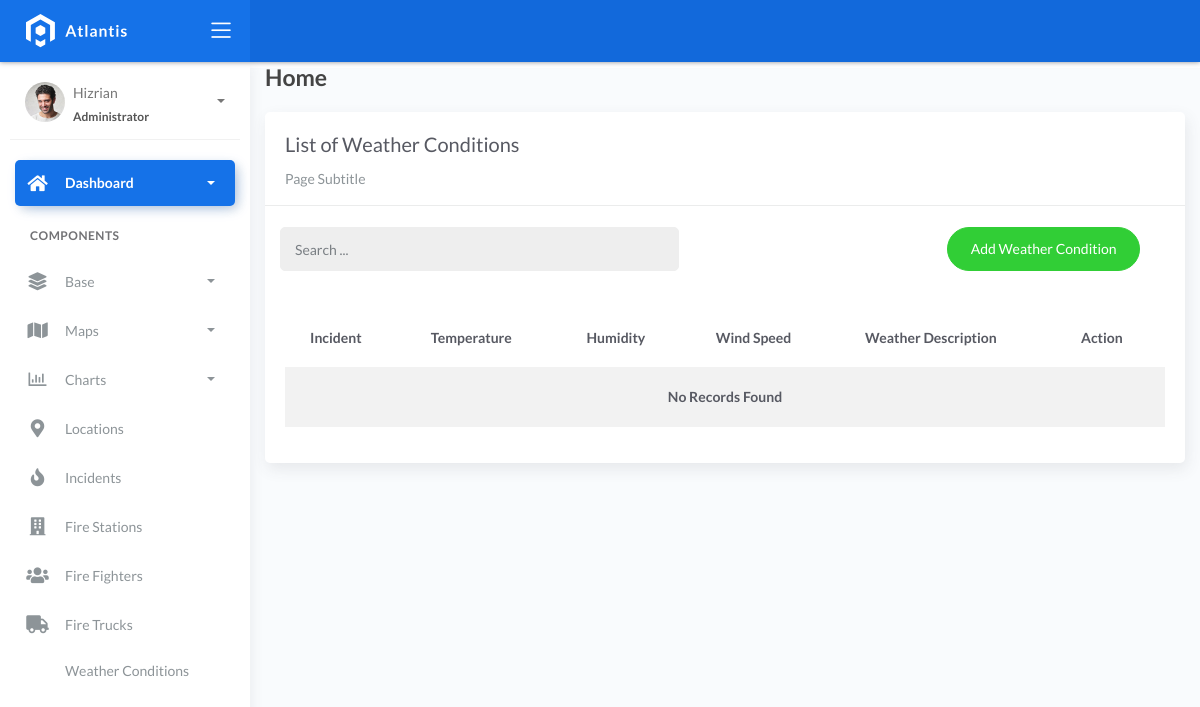
/weathercon/, run on an earlier commit of the app's database.
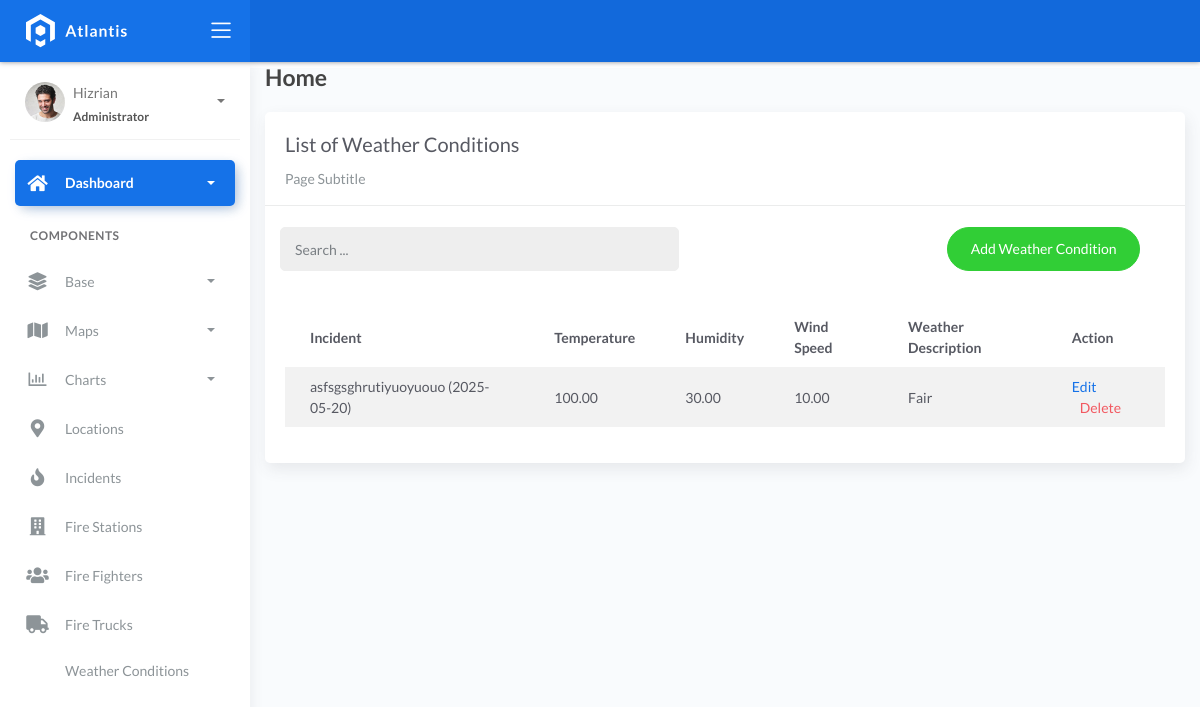
And on a later commit of the database.
### fire/models.py (models this page shows, shortened)
class BaseModel(models.Model):
    created_at = models.DateTimeField(auto_now_add=True, db_index=True)
    updated_at = models.DateTimeField(auto_now=True)
    class Meta:
        abstract = True

class WeatherConditions(BaseModel):
    incident = models.ForeignKey(Incident, on_delete=models.CASCADE)
    temperature = models.DecimalField(max_digits=10, decimal_places=2)
    humidity = models.DecimalField(max_digits=10, decimal_places=2)
    wind_speed = models.DecimalField(max_digits=10, decimal_places=2)
    weather_description = models.CharField(max_length=150)

class Incident(BaseModel):
    SEVERITY_CHOICES = (
        ('Minor Fire', 'Minor Fire'),
        ('Moderate Fire', 'Moderate Fire'),
        ('Major Fire', 'Major Fire'),
    )
    location = models.ForeignKey(Locations, on_delete=models.CASCADE)
    date_time = models.DateTimeField(blank=True, null=True)
    severity_level = models.CharField(max_length=45, choices=SEVERITY_CHOICES)
    description = models.TextField()
    date_time = models.DateTimeField()
    def __str__(self):
        return f"{self.description[:30]} ({self.date_time.date()})"

### fire/views.py (the view)
# urls.py: path('weathercon/', WeatherConditionsList.as_view(), name='weathercon-list'),
class WeatherConditionsList(ListView):
    model = WeatherConditions
    context_object_name = 'object_list'
    template_name = 'weathercon_list.html'
    paginate_by = 5
    def get_queryset(self, *args, **kwargs):
        qs = super().get_queryset(*args, **kwargs)
        if self.request.GET.get('q'):
            query = self.request.GET.get('q')
            qs = qs.filter(Q(incident__description__icontains=query) | Q(weather_description__icontains=query) | Q(temperature__icontains=query) | Q(humidity__icontains=query) | Q(wind_speed__icontains=query))
        return qs

### templates/weathercon_list.html (shortened to what this page needs)
{% extends 'base.html' %} {% load static %} {% block content %}
<div class="content">
    <div class="container-fluid">
        <h4 class="page-title">Home</h4>
        <div class="row">
            <div class="col-md-12">
                <div class="card">
                    <div class="card-header">
                        <div class="card-title">List of Weather Conditions</div>
                        <div class="card-category">Page Subtitle</div>
                    </div>
                    <br />
                        <div class="col-md-12 row">
                            <div class="col-md-6">
                                <form class="navbar-left navbar-form nav-search mr-md-3" action="{% url 'weathercon-list' %}">
                                    <div class="input-group">
                                        <input type="text" placeholder="Search ..." class="form-control" name="q" />
                                        <div class="input-group-append">
                                            <span class="input-group-text">
                                            </span>
                                        </div>
                                    </div>
                                </form>
                            </div>
                            <div class="col-md-6">
                                <div class="pull-right">
                                    <a href="{% url 'weathercon-add' %}" class="btn btn-success btn-rounded">Add Weather Condition</a>
                                </div>
                            </div>
                        </div>
                    <div class="card-body">
                        <table class="table table-striped mt-3">
                            <thead>
                                <tr>
                                    <th scope="col">Incident</th>
                                    <th scope="col">Temperature</th>
                                    <th scope="col">Humidity</th>
                                    <th scope="col">Wind Speed</th>
                                    <th scope="col">Weather Description</th>
                                    <th scope="col">Action</th>
                                </tr>
                            </thead>
                            <tbody>
                                {% for object in object_list %}
                                <tr>
                                    <td>{{ object.incident }}</td>
                                    <td>{{ object.temperature }}</td>
                                    <td>{{ object.humidity }}</td>
                                    <td>{{ object.wind_speed }}</td>
                                    <td>{{ object.weather_description }}</td>
                                    <td>
                                        <a href="{% url 'weathercon-update' object.id %}">Edit</a>
                                        <a href="{% url 'weathercon-delete' object.id %}" class="text-danger ml-2">Delete</a>
                                    </td>
                                </tr>
                                {% empty %}
                                <tr>
                                    <td colspan="6" style="text-align: center">
                                        <p class="text-sm font-weight-bold mb-0">No Records Found</p>
                                    </td>
                                </tr>
                                {% endfor %}
                            </tbody>
                        </table>
                    </div>
                </div>
            </div>
        </div>
    </div>
</div>
{% endblock %}

What changed in the data, as far as the page shows it:
added WeatherConditions: incident "asfsgsghrutiyuoyuouo (2025-05-20)", temperature "100.00", humidity "30.00", wind_speed "10.00", weather_description "Fair"
Also different on the page:
text no longer shown: "No Records Found"
